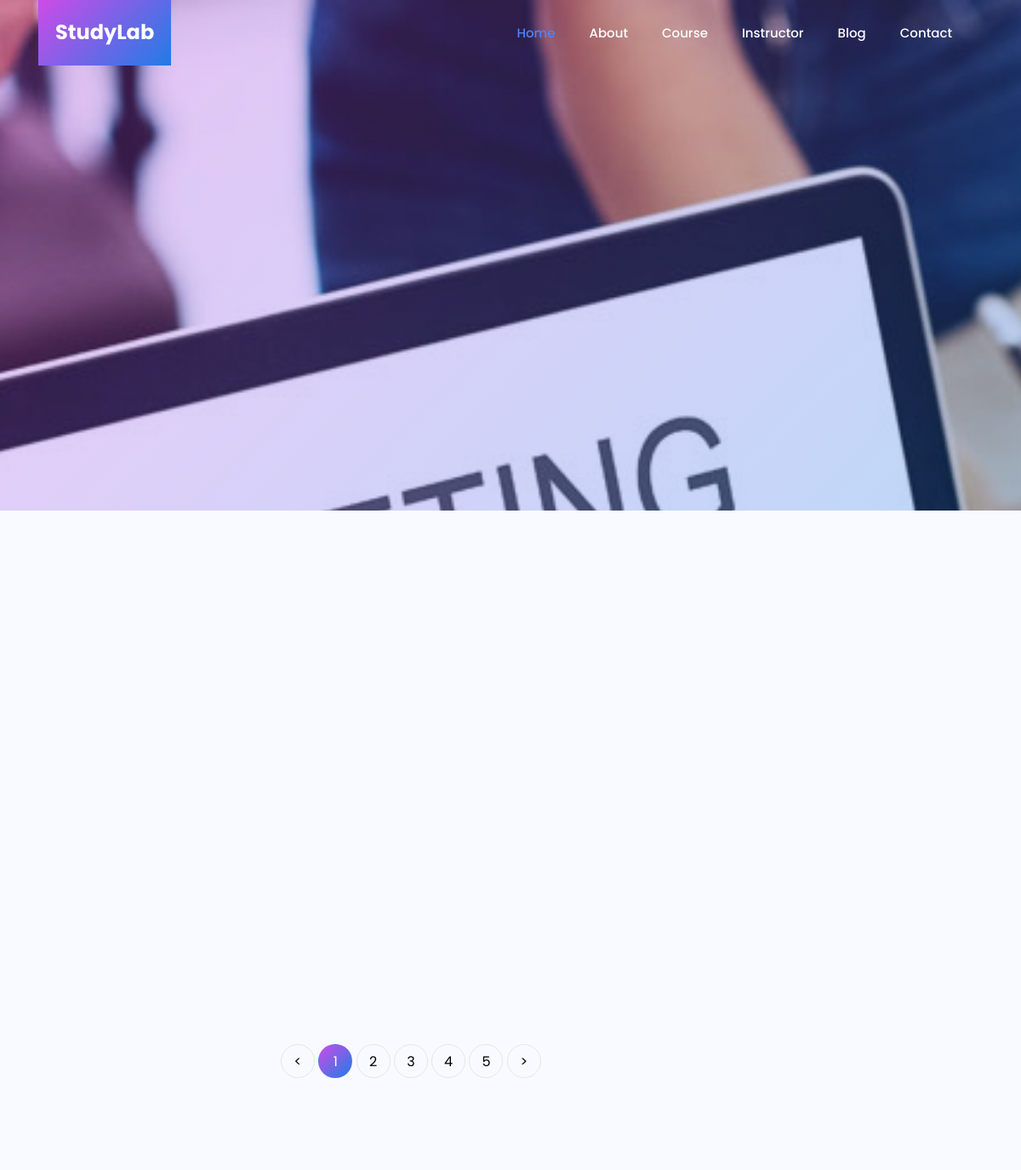
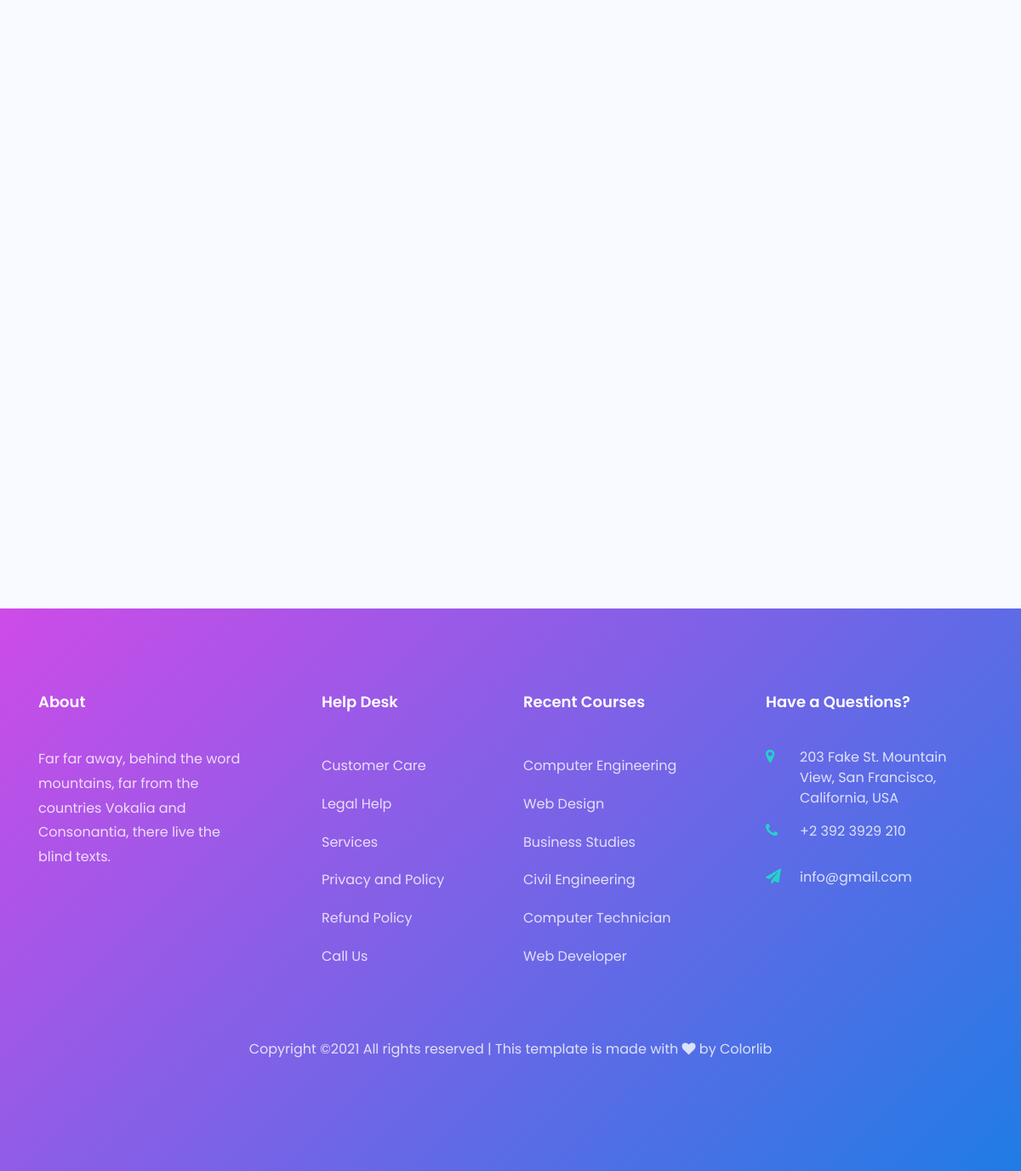
/category.php?id=2, run on the app's committed database (2 pictures, top to bottom).
### tables this page shows
CREATE TABLE `cats` (
  `id` int(11) NOT NULL,
  `name` varchar(200) NOT NULL,
  `img` varchar(255) NOT NULL
);

CREATE TABLE `info` (
  `id` int(11) NOT NULL,
  `email` varchar(200) NOT NULL,
  `address` varchar(200) NOT NULL,
  `phonenumber` varchar(150) NOT NULL,
  `facebook` varchar(150) NOT NULL,
  `twitter` varchar(150) NOT NULL,
  `instagram` varchar(150) NOT NULL
);

### userhandlers/getCoursesCat.php (called while the page is built, shortened)
<?php
$id=$_GET['id'];
$getNameImg="SELECT cats.name as catname,cats.img as catimg FROM cats WHERE cats.id=$id";
$getNameImgSql=mysqli_query($conn,$getNameImg);
$getNameImg1=mysqli_fetch_assoc($getNameImgSql);
?>

### userhandlers/getinfo.php (called while the page is built)
<?php
$info="SELECT * FROM info";
$infoSql=mysqli_query($conn,$info);
$infos=mysqli_fetch_assoc($infoSql);
?>

### category.php (the view, shortened to what this page needs)
<?php
include("include/header.php");
include("userhandlers/getCoursesCat.php");
?>
	<section class="hero-wrap hero-wrap-2" style="background-image: url('assets/images/<?=$getNameImg1['catimg'];?>');">
		<div class="overlay"></div>
		<div class="container">
			<div class="row no-gutters slider-text align-items-end justify-content-center">
			</div>
		</div>
	</section>
	<section class="ftco-section bg-light">
		<div class="container">
			<div class="row">
				<div class="col-lg-3 sidebar">
				</div>
				<div class="col-lg-9">
					<div class="row">
					</div>
					<div class="row mt-5">
						<div class="col">
							<div class="block-27">
								<ul>
									<li><a href="#">&lt;</a></li>
									<li class="active"><span>1</span></li>
									<li><a href="#">2</a></li>
									<li><a href="#">3</a></li>
									<li><a href="#">4</a></li>
									<li><a href="#">5</a></li>
									<li><a href="#">&gt;</a></li>
								</ul>
							</div>
						</div>
					</div>
				</div>
			</div>
		</section>
<?php
include("include/footer.php");
?>

### include/footer.php (shortened to what this page needs)
<?php
include("userhandlers/getinfo.php");
?>
<footer class="ftco-footer ftco-no-pt">
  <div class="container">
    <div class="row mb-5">
      <div class="col-md pt-5">
        <div class="ftco-footer-widget pt-md-5 mb-4">
          <h2 class="ftco-heading-2">About</h2>
          <p>Far far away, behind the word mountains, far from the countries Vokalia and Consonantia, there live the blind texts.</p>
          <ul class="ftco-footer-social list-unstyled float-md-left float-lft">
        </ul>
    </div>
</div>
<div class="col-md pt-5">
    <div class="ftco-footer-widget pt-md-5 mb-4 ml-md-5">
      <h2 class="ftco-heading-2">Help Desk</h2>
      <ul class="list-unstyled">
        <li><a href="#" class="py-2 d-block">Customer Care</a></li>
        <li><a href="#" class="py-2 d-block">Legal Help</a></li>
        <li><a href="#" class="py-2 d-block">Services</a></li>
        <li><a href="#" class="py-2 d-block">Privacy and Policy</a></li>
        <li><a href="#" class="py-2 d-block">Refund Policy</a></li>
        <li><a href="#" class="py-2 d-block">Call Us</a></li>
    </ul>
</div>
</div>
<div class="col-md pt-5">
   <div class="ftco-footer-widget pt-md-5 mb-4">
      <h2 class="ftco-heading-2">Recent Courses</h2>
      <ul class="list-unstyled">
        <li><a href="#" class="py-2 d-block">Computer Engineering</a></li>
        <li><a href="#" class="py-2 d-block">Web Design</a></li>
        <li><a href="#" class="py-2 d-block">Business Studies</a></li>
        <li><a href="#" class="py-2 d-block">Civil Engineering</a></li>
        <li><a href="#" class="py-2 d-block">Computer Technician</a></li>
        <li><a href="#" class="py-2 d-block">Web Developer</a></li>
    </ul>
</div>
</div>
<div class="col-md pt-5">
    <div class="ftco-footer-widget pt-md-5 mb-4">
       <h2 class="ftco-heading-2">Have a Questions?</h2>
       <div class="block-23 mb-3">
         <ul>
           <li><span class="icon fa fa-map-marker"></span><span class="text"><?=$infos['address'];?></span></li>
           <li><a href="#"><span class="icon fa fa-phone"></span><span class="text"><?=$infos['phonenumber'];?></span></a></li>
           <li><a href="#"><span class="icon fa fa-paper-plane"></span><span class="text"><?=$infos['email'];?></span></a></li>
       </ul>
   </div>
</div>
</div>
</div>
<div class="row">
  <div class="col-md-12 text-center">
    <p>
      Copyright &copy;<script>document.write(new Date().getFullYear());</script> All rights reserved | This template is made with <i class="fa fa-heart" aria-hidden="true"></i> by <a href="https://colorlib.com" target="_blank">Colorlib</a>
      </p>
  </div>
</div>
</div>
</footer>
</body>
</html>

### data on the page
cats: img (picture)
info: address "203 Fake St. Mountain View, San Francisco, California, USA", phonenumber "+2 392 3929 210", email "info@gmail.com"
